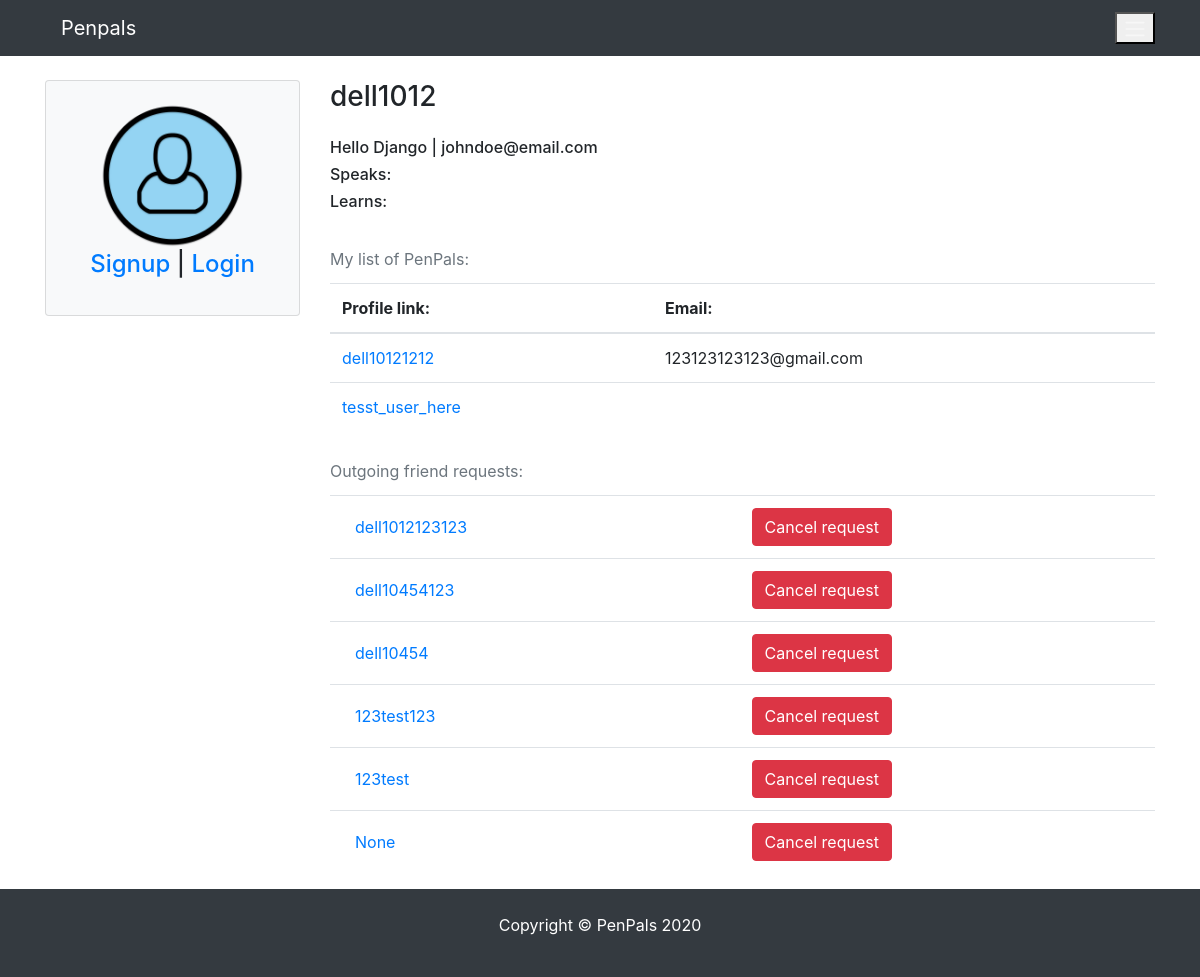
Page /profile/5 on the earlier database version.
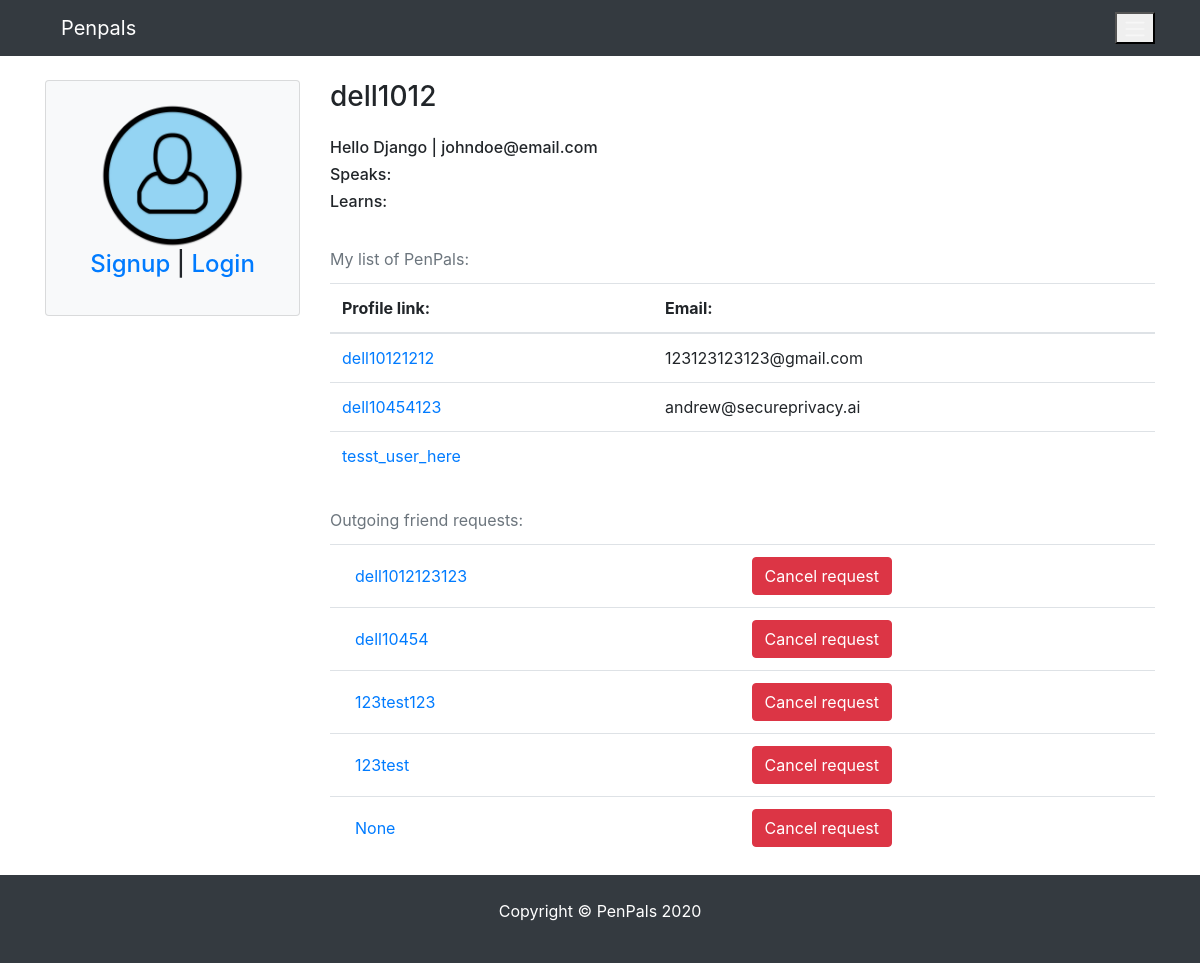
Same page on the later database version.
### pages/models.py (models this page shows, shortened)
class Profile(models.Model):
    user = models.OneToOneField(
        User, blank=True, null=True, on_delete=models.CASCADE)
    first = models.CharField(max_length=200, blank=True, null=True)
    last = models.CharField(max_length=200, blank=True, null=True)
    photo = models.ImageField(
        default='user.png', upload_to='photos/%y/%m',  blank=True, null=True)
    friends = models.ManyToManyField('self', blank=True)
    speaks = models.CharField(max_length=200, blank=True, null=True)
    learns = models.CharField(max_length=200, blank=True, null=True)
    def __init__(self, *args, **kwargs):
         super(Profile, self).__init__(*args, **kwargs)
         self.speaks = from_value_to_label(self.speaks)
         self.learns = from_value_to_label(self.learns)
    def __str__(self):
        return str(self.user)
    class Meta:
        ordering = ['-id']

class FriendRequest(models.Model):
    to_profile = models.ForeignKey(Profile, related_name="to_profile", on_delete=models.CASCADE)
    from_profile = models.ForeignKey(Profile, related_name="from_profile", on_delete=models.CASCADE)
    created = models.DateTimeField(auto_now_add=True)

### pages/views.py (the view, shortened to what this page needs)
# urls.py: path('profile/<int:profile_id>', ProfileView.as_view(), name="profile"),
class ProfileView(SuccessMessageMixin, DetailView):
    template_name = 'pages/profile.html'
    form_class = ProfileViewForm
    context_object_name = 'profile'
    model = Profile
    friends = Profile.objects.none()
    instance = Profile.objects.none()
    def get_object(self):
        self.instance = Profile.objects.get(id=self.kwargs['profile_id'])  # self.request.user.profile.id)
        self.friends = FriendRequest.objects.filter(to_profile = self.instance)
        return self.instance
    def get_context_data(self, **kwargs):
        self.friends = self.instance.friends.all()
        received_requests = FriendRequest.objects.filter(to_profile = self.instance)
        outgoing_requests = self.instance.from_profile.all()
        button_friend_text = ""
        if self.request.user.is_authenticated:
            if self.request.user.profile not in self.friends:
                button_friend_text = "not_friend_yet"
                if len(FriendRequest.objects.filter(from_profile = self.request.user.profile).filter(to_profile=self.instance))==1:
                    button_friend_text = "request_sent"
        self.context_data = {
            'profile': self.instance,
            'friends': self.friends,
            'received_requests': received_requests,
            'outgoing_requests': outgoing_requests,
            'button_friend_text': button_friend_text,
        }
        return self.context_data

### pages/utils.py (called while the page is built)
def from_value_to_label(field):
    if field is not None:
        list_of_labels = [label for value, label in LANGUAGE_CHOICES if str(value) in field]
        return ", ".join(list_of_labels)  # list_of_labels  #ast.literal_eval(field)  # [int(i) for i in field.replace('[','').replace(']','').replace(',','').replace("'",'').split(" ")] # list_of_labels #
    return field

### pages/templates/pages/profile.html (shortened to what this page needs)
{% extends 'pages/base.html' %} {% block content %}
<div class="row">
  {% include 'pages/partials/_sidebar.html' %}
  <div class="col-md-9 col-sm-12">
    <h3>{{profile.user}}</h3>
    <div class="my-4">
      <h6>{{profile.first}} {{profile.last}} | {{profile.user.email}}</h6>
      <h6>Speaks: {{profile.speaks}}</h6>
      <h6>Learns: {{profile.learns}}</h6>
    </div>
    {% if friends %}
    <div class="table-responsive">
      <table class="table">
        <caption>
          My list of PenPals:
        </caption>
        <thead>
          <tr>
            <th>Profile link:</th>
            <th>Email:</th>
          </tr>
        </thead>
        <tbody>
          {% for friend_profile in friends %}
          <tr>
            <td>
              <a href="{% url 'pages:profile' friend_profile.id %}"
                >{{friend_profile}}</a
              >
            </td>
            <td>{{friend_profile.user.email}}</td>
          </tr>
          {% endfor %}
        </tbody>
      </table>
    </div>
    {% endif %}
    {% if outgoing_requests %}
    <div class="table-responsive">
      <table class="table">
        <caption>
          Outgoing friend requests:
        </caption>
        <tbody>
          {% for request_outgoing in outgoing_requests %}
          <tr>
            <td>
              <a
                href="{% url 'pages:profile' request_outgoing.to_profile.id %}"
                class="btn text-primary"
                >{{request_outgoing.to_profile}}</a
              >
            </td>
            <td>
              <a
                href="{% url 'pages:drop_request' request_outgoing.to_profile.id %}"
                class="btn btn-danger"
                >Cancel request</a
              >
            </td>
          </tr>
          {% endfor %}
        </tbody>
      </table>
    </div>
    {% endif %}
  </div>
</div>
{% endblock content %}

Differences in the rows shown:
removed FriendRequest: to_profile "dell10454123"
now on this page (row edited): Profile: user.username "dell10454123", user.email "andrew@secureprivacy.ai"
